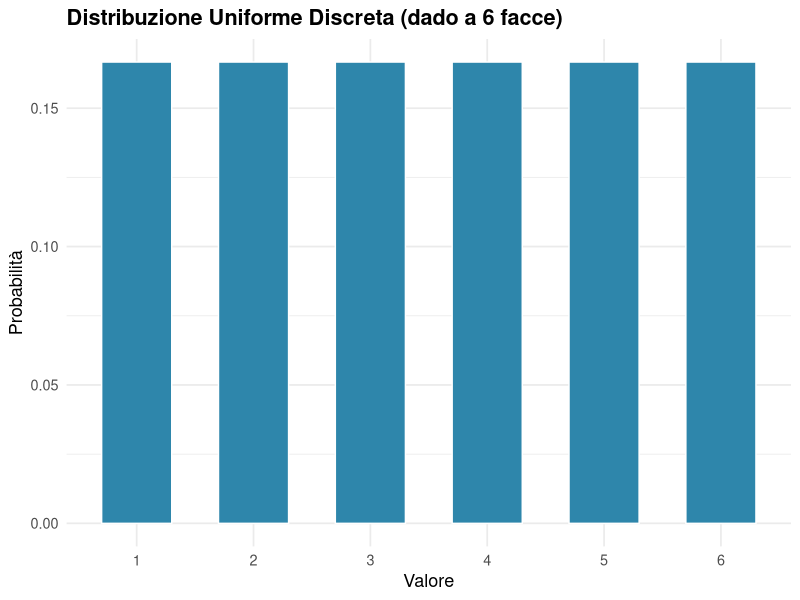
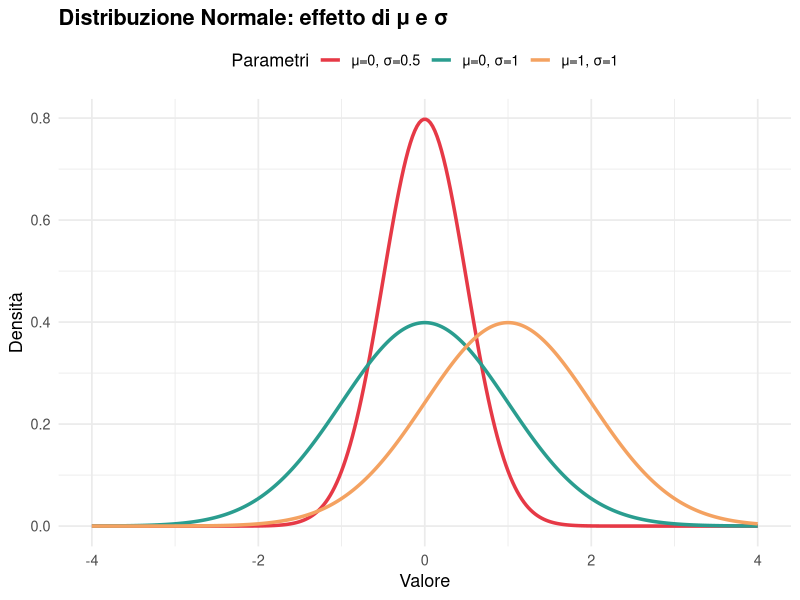
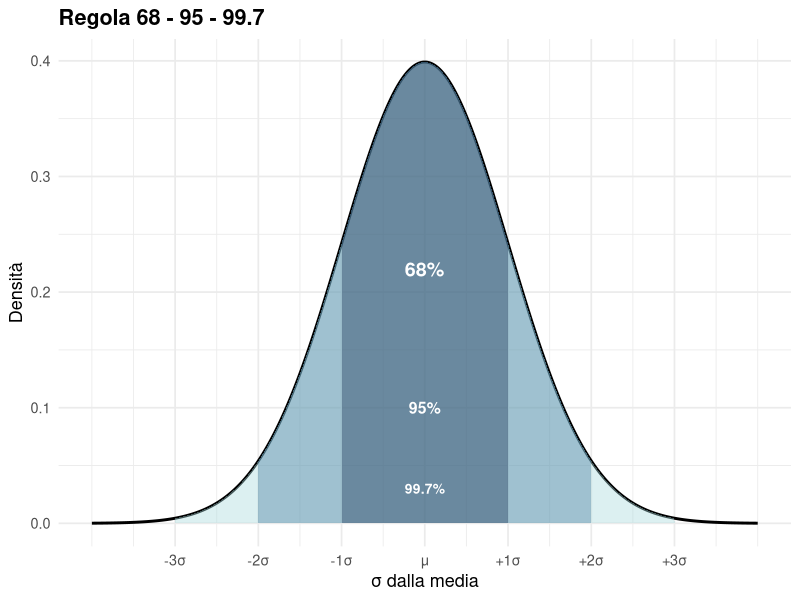
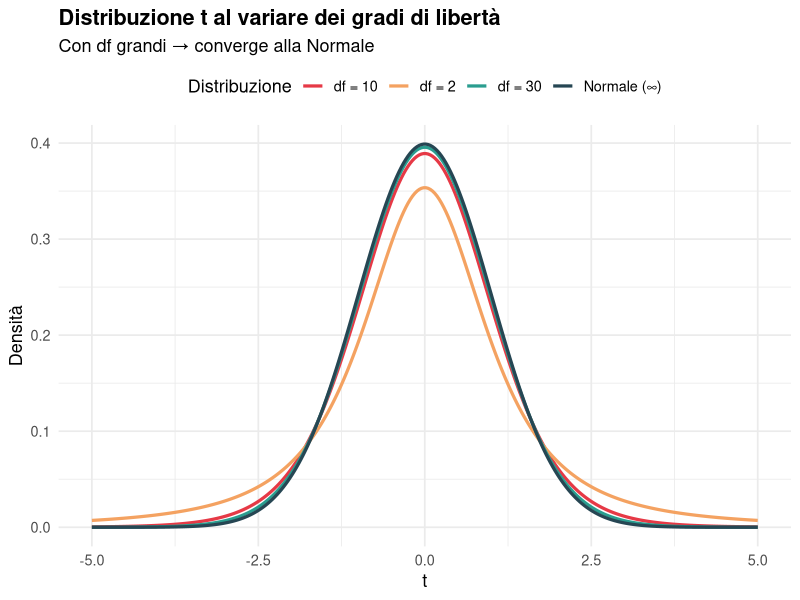
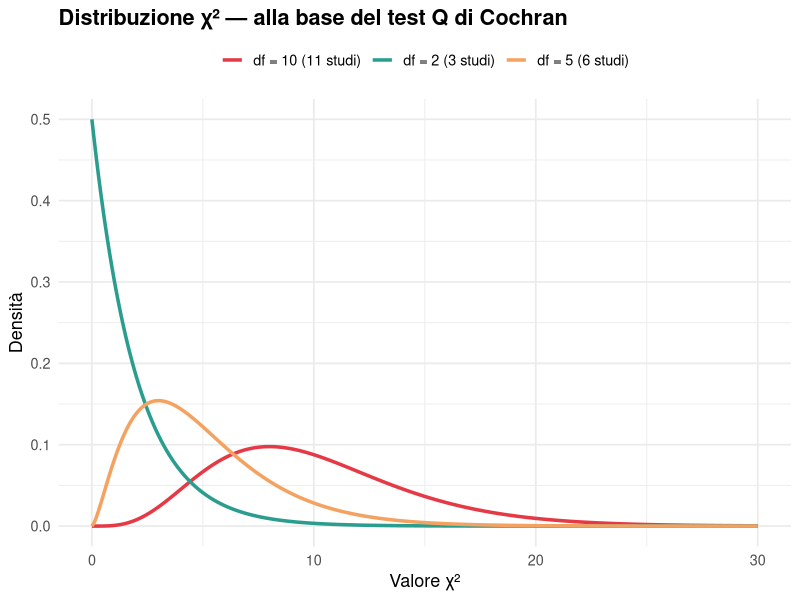

The R source for these figures, in order:
## ---- chunk 1
#| label: setup
#| include: false
library(tidyverse)
library(ggplot2)
## ---- chunk 2
# Esempio: distribuzione discreta (lancio di un dado)
valori <- 1:6
probabilita <- rep(1/6, 6)

df_dado <- data.frame(x = valori, p = probabilita)

ggplot(df_dado, aes(x = factor(x), y = p)) +
  geom_col(fill = "#2E86AB", color = "white", width = 0.6) +
  labs(
    title = "Distribuzione Uniforme Discreta (dado a 6 facce)",
    x = "Valore", y = "Probabilità"
  ) +
  theme_minimal(base_size = 13) +
  theme(plot.title = element_text(face = "bold"))
## ---- chunk 3
# Confronto di normali con diversi parametri
x <- seq(-4, 4, length.out = 300)

df_norm <- bind_rows(
  data.frame(x = x, y = dnorm(x, 0, 1),   label = "μ=0, σ=1"),
  data.frame(x = x, y = dnorm(x, 0, 0.5), label = "μ=0, σ=0.5"),
  data.frame(x = x, y = dnorm(x, 1, 1),   label = "μ=1, σ=1")
)

ggplot(df_norm, aes(x = x, y = y, color = label)) +
  geom_line(linewidth = 1.2) +
  scale_color_manual(values = c("#E63946", "#2A9D8F", "#F4A261")) +
  labs(
    title = "Distribuzione Normale: effetto di μ e σ",
    x = "Valore", y = "Densità", color = "Parametri"
  ) +
  theme_minimal(base_size = 13) +
  theme(plot.title = element_text(face = "bold"),
        legend.position = "top")
## ---- chunk 4
x <- seq(-4, 4, length.out = 1000)
y <- dnorm(x)
df <- data.frame(x = x, y = y)

ggplot(df, aes(x, y)) +
  geom_line(linewidth = 1) +
  geom_area(data = filter(df, x >= -3 & x <= 3),
            aes(y = y), fill = "#A8DADC", alpha = 0.4) +
  geom_area(data = filter(df, x >= -2 & x <= 2),
            aes(y = y), fill = "#457B9D", alpha = 0.4) +
  geom_area(data = filter(df, x >= -1 & x <= 1),
            aes(y = y), fill = "#1D3557", alpha = 0.4) +
  annotate("text", x = 0, y = 0.22, label = "68%", color = "white",
           fontface = "bold", size = 5) +
  annotate("text", x = 0, y = 0.10, label = "95%", color = "white",
           fontface = "bold", size = 4) +
  annotate("text", x = 0, y = 0.03, label = "99.7%", color = "white",
           fontface = "bold", size = 3.5) +
  labs(title = "Regola 68 - 95 - 99.7",
       x = "σ dalla media", y = "Densità") +
  scale_x_continuous(breaks = -3:3,
    labels = c("-3σ","-2σ","-1σ","μ","+1σ","+2σ","+3σ")) +
  theme_minimal(base_size = 13) +
  theme(plot.title = element_text(face = "bold"))
## ---- chunk 5
x <- seq(-5, 5, length.out = 300)

df_t <- bind_rows(
  data.frame(x = x, y = dt(x, df = 2),   gradi = "df = 2"),
  data.frame(x = x, y = dt(x, df = 10),  gradi = "df = 10"),
  data.frame(x = x, y = dt(x, df = 30),  gradi = "df = 30"),
  data.frame(x = x, y = dnorm(x),        gradi = "Normale (∞)")
)

ggplot(df_t, aes(x = x, y = y, color = gradi)) +
  geom_line(linewidth = 1.1) +
  scale_color_manual(values = c("#E63946","#F4A261","#2A9D8F","#264653")) +
  labs(
    title = "Distribuzione t al variare dei gradi di libertà",
    subtitle = "Con df grandi → converge alla Normale",
    x = "t", y = "Densità", color = "Distribuzione"
  ) +
  theme_minimal(base_size = 13) +
  theme(plot.title = element_text(face = "bold"),
        legend.position = "top")
## ---- chunk 6
x <- seq(0, 30, length.out = 300)

df_chi <- bind_rows(
  data.frame(x = x, y = dchisq(x, df = 2),  df = "df = 2 (3 studi)"),
  data.frame(x = x, y = dchisq(x, df = 5),  df = "df = 5 (6 studi)"),
  data.frame(x = x, y = dchisq(x, df = 10), df = "df = 10 (11 studi)")
)

ggplot(df_chi, aes(x = x, y = y, color = df)) +
  geom_line(linewidth = 1.2) +
  scale_color_manual(values = c("#E63946","#2A9D8F","#F4A261")) +
  labs(
    title = "Distribuzione χ² — alla base del test Q di Cochran",
    x = "Valore χ²", y = "Densità", color = NULL
  ) +
  theme_minimal(base_size = 13) +
  theme(plot.title = element_text(face = "bold"),
        legend.position = "top")
## ---- chunk 7
# ESERCIZIO 1
# Calcola la probabilità che una variabile N(0,1) sia > 1.96
p1 <- pnorm(1.96, lower.tail = FALSE)
cat("P(Z > 1.96) =", round(p1, 4), "\n")
# → Dovrebbe essere ≈ 0.025 (coda destra al 95%)

# ESERCIZIO 2
# Quant'è il valore critico t con df=9 al 95% (due code)?
t_crit <- qt(0.975, df = 9)
cat("t critico (df=9, 95%) =", round(t_crit, 3), "\n")
# → Confronta con z = 1.96: le code pesanti della t allargano l'IC!

# ESERCIZIO 3
# Se Q = 18.5 con 7 studi (df=6), il p-value del test di eterogeneità è:
p_Q <- pchisq(18.5, df = 6, lower.tail = FALSE)
cat("p-value test Q (df=6) =", round(p_Q, 4), "\n")
# → Se p < 0.10: eterogeneità statisticamente significativa
